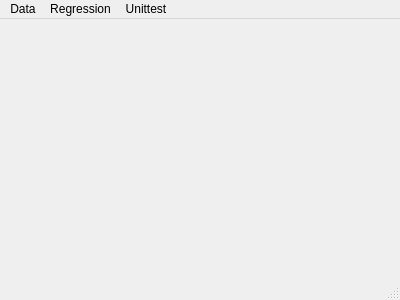
<?xml version="1.0" encoding="UTF-8"?>
<ui version="4.0">
 <class>MainWindow</class>
 <widget class="QMainWindow" name="MainWindow">
  <property name="geometry">
   <rect>
    <x>0</x>
    <y>0</y>
    <width>400</width>
    <height>300</height>
   </rect>
  </property>
  <property name="windowTitle">
   <string>Control</string>
  </property>
  <widget class="QWidget" name="centralwidget"/>
  <widget class="QMenuBar" name="menubar">
   <property name="geometry">
    <rect>
     <x>0</x>
     <y>0</y>
     <width>400</width>
     <height>21</height>
    </rect>
   </property>
   <widget class="QMenu" name="menuData">
    <property name="title">
     <string>Data</string>
    </property>
    <addaction name="actionOpen"/>
    <addaction name="actionGenerate"/>
   </widget>
   <widget class="QMenu" name="menuRegression">
    <property name="title">
     <string>Regression</string>
    </property>
    <addaction name="actionSimple"/>
    <addaction name="actionOptimal_M"/>
    <addaction name="actionLambda"/>
   </widget>
   <widget class="QMenu" name="menuUnittest">
    <property name="title">
     <string>Unittest</string>
    </property>
    <widget class="QMenu" name="menuLinear_Equation">
     <property name="title">
      <string>Solve Linear Equation</string>
     </property>
     <addaction name="actionCramer_Rule"/>
     <addaction name="actionGauss"/>
     <addaction name="actionGauss_Big_Number"/>
    </widget>
    <addaction name="menuLinear_Equation"/>
    <addaction name="actionOperator_overload_Big_Float"/>
    <addaction name="actionError_Mean_Square"/>
   </widget>
   <addaction name="menuData"/>
   <addaction name="menuRegression"/>
   <addaction name="menuUnittest"/>
  </widget>
  <widget class="QStatusBar" name="statusbar"/>
  <action name="actionOpen">
   <property name="text">
    <string>open</string>
   </property>
  </action>
  <action name="actionGenerate">
   <property name="text">
    <string>generate</string>
   </property>
  </action>
  <action name="actionSimple">
   <property name="text">
    <string>simple</string>
   </property>
  </action>
  <action name="actionOptimal_M">
   <property name="text">
    <string>optimal M</string>
   </property>
  </action>
  <action name="actionLambda">
   <property name="text">
    <string>lambda</string>
   </property>
  </action>
  <action name="actionCramer_Rule">
   <property name="text">
    <string>Cramer Rule</string>
   </property>
  </action>
  <action name="actionGauss">
   <property name="text">
    <string>Gauss</string>
   </property>
  </action>
  <action name="actionGauss_Big_Number">
   <property name="text">
    <string>Gauss Big Number</string>
   </property>
  </action>
  <action name="actionOperator_overload_Big_Float">
   <property name="text">
    <string>Operator Overload Big Float</string>
   </property>
  </action>
  <action name="actionError_Mean_Square">
   <property name="text">
    <string>Error Mean Square</string>
   </property>
  </action>
 </widget>
 <resources/>
 <connections/>
</ui>
